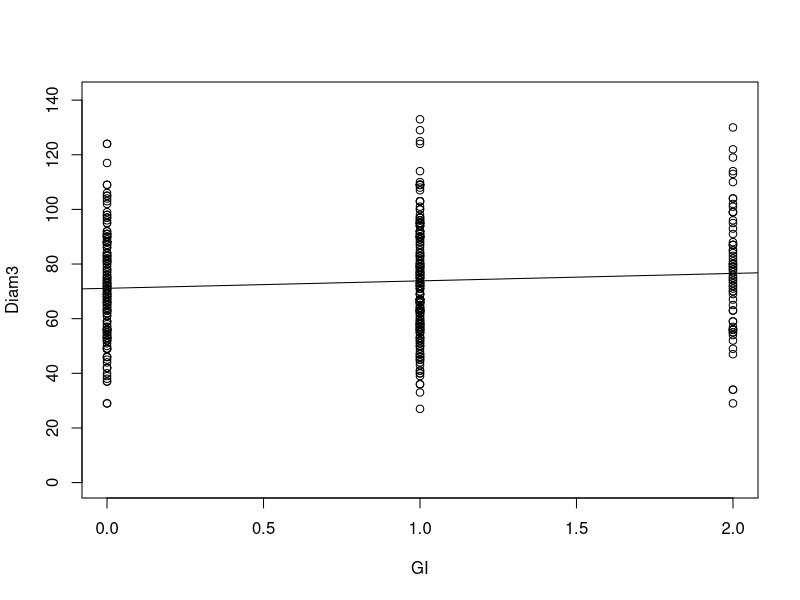
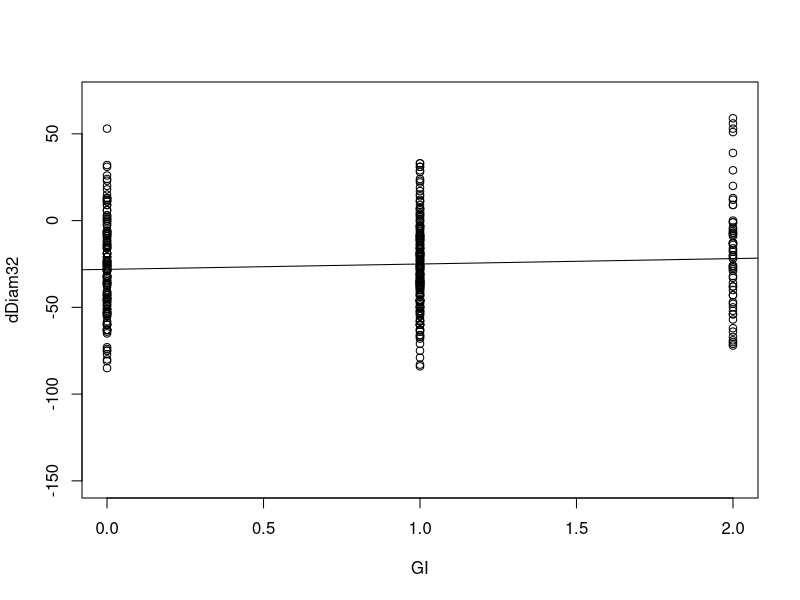
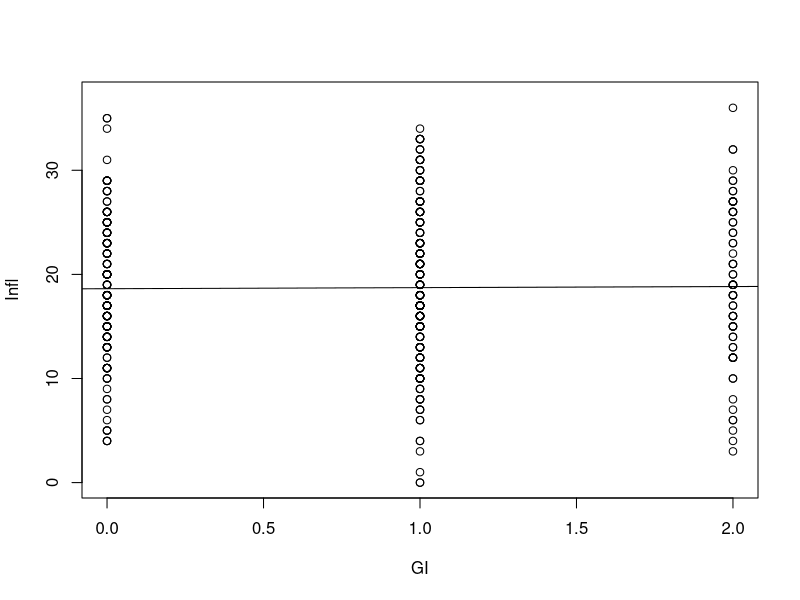
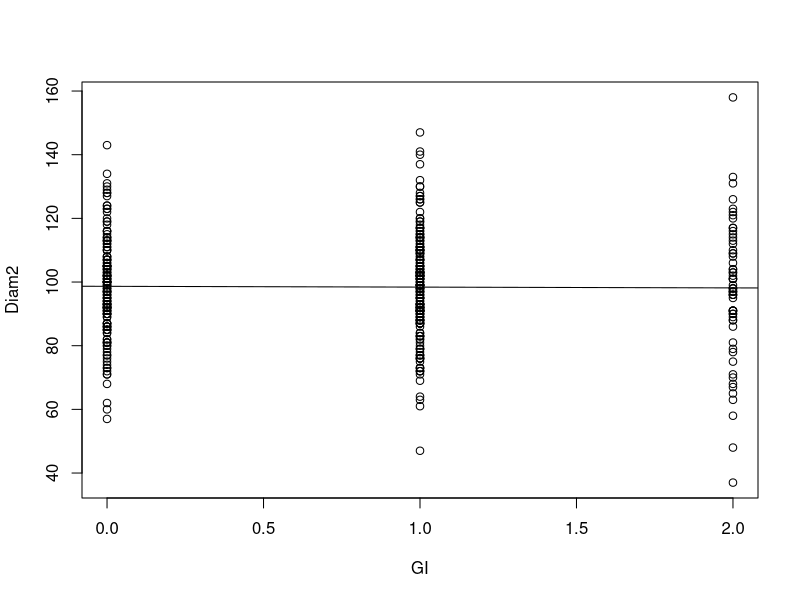
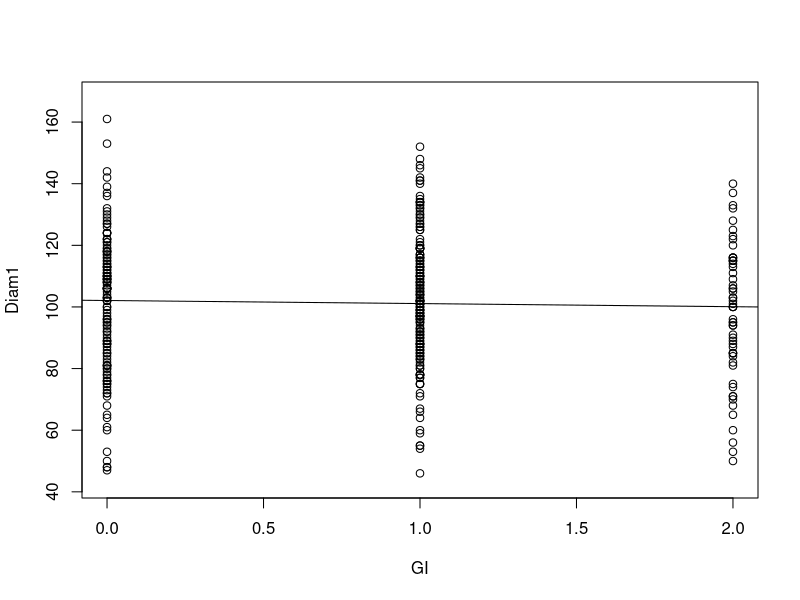
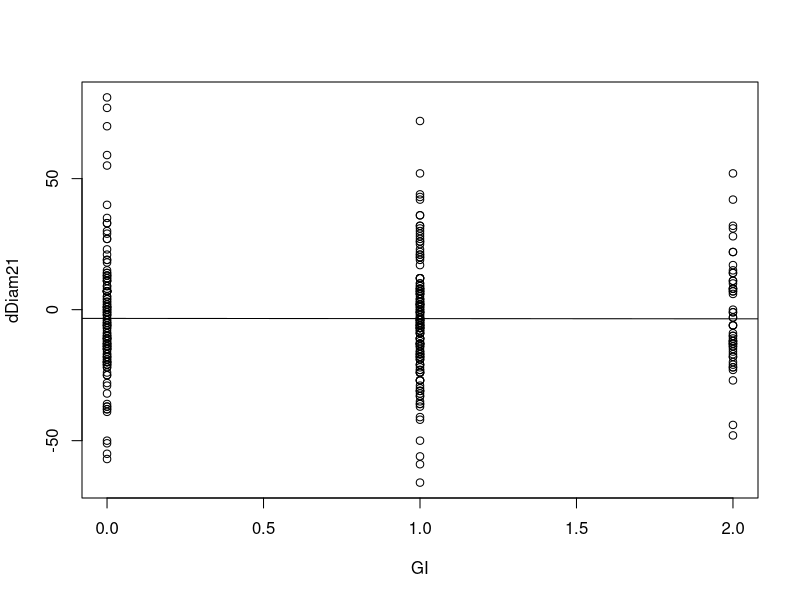
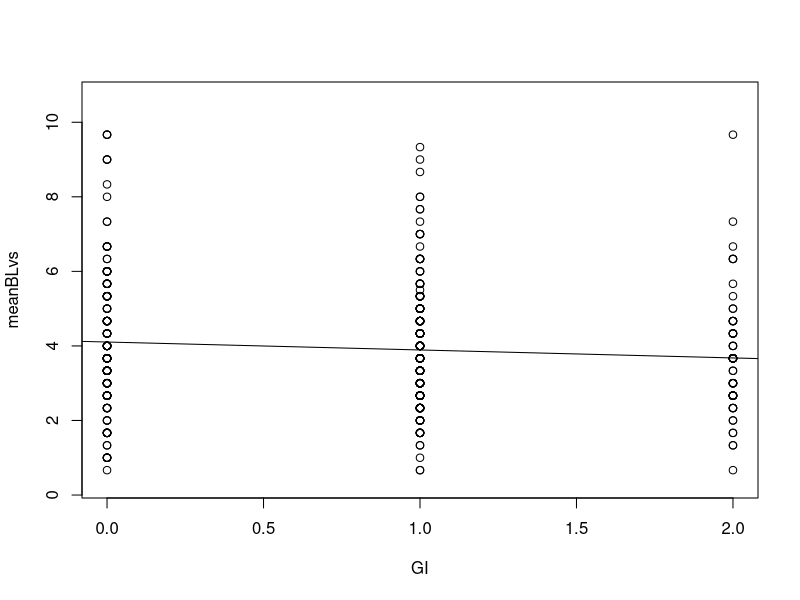
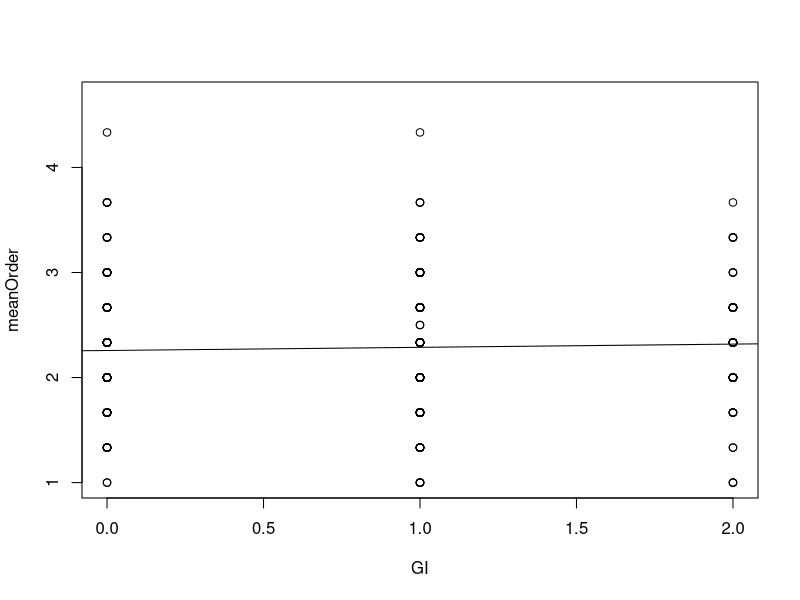

Write the R code that produced these figures, in order. (Note: this script raises an error after producing the figures.)
# Before reading CSV file into data frame,
#  copy the most recent version from parent directory:

mtDataAll <- read.csv("QTLStudyTraitAnalysis_survMarkers.csv", header=TRUE)

# Generate calculated fields:
mtDataAll$dDiam21 <- with(mtDataAll,Diam2 - Diam1)
mtDataAll$dDiam32 <- with(mtDataAll,Diam3 - Diam2)
mtDataAll$meanBLvs <- apply(mtDataAll[,c(12:14)],1,mean,na.rm=TRUE)
mtDataAll$meanOrder <- apply(mtDataAll[,c(15,18,21)],1,mean,na.rm=TRUE)
mtDataAll$meanBrNode <- apply(mtDataAll[,c(16,19,22)],1,mean,na.rm=TRUE)
mtDataAll$meanFlNode <- apply(mtDataAll[,c(17,20,23)],1,mean,na.rm=TRUE)

names(mtDataAll)
class(mtDataAll$Pop)
class(mtDataAll$Fam)
class(mtDataAll$PShootStatus0215)
class(mtDataAll$LShootStatus0215)
mtDataAll$Pop <- as.factor(mtDataAll$Pop)
mtDataAll$Fam <- as.factor(mtDataAll$Fam)
mtDataAll$PShootStatus0215 <- as.factor(mtDataAll$PShootStatus0215)
mtDataAll$LShootStatus0215 <- as.factor(mtDataAll$LShootStatus0215)

mtDataF2 <- with(mtDataAll,mtDataAll[Pop=="F2",]) # New dataframe with just the F2 plants.

names(mtDataF2)

# Decompose GI genotype into additive and dominance components:
mtDataF2$GIAdd <- mtDataF2$GI-1
mtDataF2$GIDom <- 1-abs(1-mtDataF2$GI)

# Calculate mean number of inflorescence branches:
mtDataF2$meanBrNumber <- mtDataF2$meanFlNode - mtDataF2$meanBrNode

# Single-trait regressions on GI genotype:

Diam3_mt <- lm(Diam3 ~ GI, data=mtDataF2)
summary(Diam3_mt)
plot(Diam3 ~ GI, data=mtDataF2)
abline(reg=Diam3_mt)

dD32_mt <- lm(dDiam32 ~ GI, data=mtDataF2)
summary(dD32_mt)
plot(dDiam32 ~ GI, data=mtDataF2)
abline(reg=dD32_mt)

Infl_mt <- lm(Infl ~ GI, data=mtDataF2)
summary(Infl_mt)
plot(Infl ~ GI, data=mtDataF2)
abline(reg=Infl_mt)

Diam2_mt <- lm(Diam2 ~ GI, data=mtDataF2)
summary(Diam2_mt)
plot(Diam2 ~ GI, data=mtDataF2)
abline(reg=Diam2_mt)

Diam1_mt <- lm(Diam1 ~ GI, data=mtDataF2)
summary(Diam1_mt)
plot(Diam1 ~ GI, data=mtDataF2)
abline(reg=Diam1_mt)

dD21_mt <- lm(dDiam21 ~ GI, data=mtDataF2)
summary(dD21_mt)
plot(dDiam21 ~ GI, data=mtDataF2)
abline(reg=dD21_mt)

BLvs_mt <- lm(meanBLvs ~ GI, data=mtDataF2)
summary(BLvs_mt)
plot(meanBLvs ~ GI, data=mtDataF2)
abline(reg=BLvs_mt)

Order_mt <- lm(meanOrder ~ GI, data=mtDataF2)
summary(Order_mt)
plot(meanOrder ~ GI, data=mtDataF2)
abline(reg=Order_mt)

Rating_mt <- lm(LatRating0215 ~ GI, data=mtDataF2)
summary(Rating_mt)
plot(LatRating0215 ~ GI, data=mtDataF2)
abline(reg=Rating_mt)

Rhiz_mt <- lm(Rhiz0615 ~ GI, data=mtDataF2)
summary(Rhiz_mt)
plot(Rhiz0615 ~ GI, data=mtDataF2)
abline(reg=Rhiz_mt)

Rhiz_mt_glm <- glm(Rhiz0615 ~ GI, family=binomial, data=mtDataF2)
summary(Rhiz_mt_glm)

FlNode_mt <- lm(meanFlNode ~ GI, data=mtDataF2)
summary(FlNode_mt)
plot(meanFlNode ~ GI, data=mtDataF2)
abline(reg=FlNode_mt)

BrNode_mt <- lm(meanBrNode ~ GI, data=mtDataF2)
summary(BrNode_mt)
plot(meanBrNode ~ GI, data=mtDataF2)
abline(reg=BrNode_mt)

BrNumber_mt <- lm(meanBrNumber ~ GI, data=mtDataF2)
summary(BrNumber_mt)

# ---------------------------------

table(mtDataF2[,c(7,32)])
table(mtDataF2[,c(6,32)])
levels(mtDataF2$PShootStatus0215)
levels(mtDataF2$LShootStatus0215)

# Regressions on GI additive and dominance components:

Diam1_AD <- lm(Diam1 ~ GIAdd + GIDom, data=mtDataF2)
summary(Diam1_AD)
plot(Diam1 ~ GIAdd + GIDom, data=mtDataF2)

Diam2_AD <- lm(Diam2 ~ GIAdd + GIDom, data=mtDataF2)
summary(Diam2_AD)

dD21_AD <- lm(dDiam21 ~ GIAdd + GIDom, data=mtDataF2)
summary(dD21_AD)

Diam3_AD <- lm(Diam3 ~ GIAdd + GIDom, data=mtDataF2)
summary(Diam3_AD)
drop1(Diam3_AD, test = "Chisq")

dD32_AD <- lm(dDiam32 ~ GIAdd + GIDom, data=mtDataF2)
summary(dD32_AD)

Infl_AD <- lm(Infl ~ GIAdd + GIDom, data=mtDataF2)
summary(Infl_AD)

BLvs_AD <- lm(meanBLvs ~ GIAdd + GIDom, data=mtDataF2)
summary(BLvs_AD)

Order_AD <- lm(meanOrder ~ GIAdd + GIDom, data=mtDataF2)
summary(Order_AD)

Rating_AD <- lm(LatRating0215 ~ GIAdd + GIDom, data=mtDataF2)
summary(Rating_AD)

Rhiz_AD <- lm(Rhiz0615 ~ GIAdd + GIDom, data=mtDataF2)
summary(Rhiz_AD)

Rhiz_AD_glm <- glm(Rhiz0615 ~ GIAdd + GIDom, family=binomial, data=mtDataF2)
summary(Rhiz_AD_glm)

FlNode_AD <- lm(meanFlNode ~ GIAdd + GIDom, data=mtDataF2)
summary(FlNode_AD)

BrNode_AD <- lm(meanBrNode ~ GIAdd + GIDom, data=mtDataF2)
summary(BrNode_AD)

table(mtDataF2[,c(7,32)])
table(mtDataF2[,c(6,32)])
levels(mtDataF2$PShootStatus0215)
levels(mtDataF2$LShootStatus0215)

# Make cross vector to correspond to which cross each F2 individual is from:
levels(mtDataF2$Fam)
crossNames <- c("A","A","B","B","B")
families <- c("AM","AS","BS","BS1","BS2")
cross <- crossNames[match(mtDataF2$Fam,families)]
length(cross)
length(mtDataF2$Fam) # Verify correct length for cross vector
names(mtDataF2)

# Test for effects of GI genotype * cross:
Diam1_ADxC <- lm(Diam1 ~ (GIAdd + GIDom)*cross, data=mtDataF2)
summary(Diam1_ADxC)
drop1(Diam1_ADxC, test="Chisq")

# Generate vectors specific to primary and lateral shoot bolting and flowering
#   and use for regression on GI genotype:

PBolted0215 <- as.numeric(c("NA",1,1,0,1)[match(mtDataF2$PShootStatus0215,
                                            levels(mtDataF2$PShootStatus0215))])
PFlowered0215 <- as.numeric(c("NA",0,1,0,1)[match(mtDataF2$PShootStatus0215,
                                                levels(mtDataF2$PShootStatus0215))])
LBolted0215 <- as.numeric(c("NA",1,1,0,1)[match(mtDataF2$LShootStatus0215,
                                                  levels(mtDataF2$LShootStatus0215))])
LFlowered0215 <- as.numeric(c("NA",0,1,0,1)[match(mtDataF2$LShootStatus0215,
                                                  levels(mtDataF2$LShootStatus0215))])

PBolted_AD <- lm(PBolted0215 ~ GIAdd + GIDom, data=mtDataF2)
summary(PBolted_AD)

PFlowered_AD <- lm(PFlowered0215 ~ GIAdd + GIDom, data=mtDataF2)
summary(PFlowered_AD)

LBolted_AD <- lm(LBolted0215 ~ GIAdd + GIDom, data=mtDataF2)
summary(LBolted_AD)

LFlowered_AD <- lm(LFlowered0215 ~ GIAdd + GIDom, data=mtDataF2)
summary(LFlowered_AD)


# Linear models with genotypes as categories:

GICat <- as.factor(mtDataF2$GI)
levels(GICat) <- c("SP/SP","SP/MA","MA/MA")

Diam3_mtCat <- lm(Diam3 ~ GICat, data=mtDataF2)
summary(Diam3_mtCat)
plot(Diam3 ~ GICat, data=mtDataF2)

dD32_mtCat <- lm(dDiam32 ~ GICat, data=mtDataF2)
summary(dD32_mtCat)
plot(dDiam32 ~ GICat, data=mtDataF2)

Diam1_mtCat <- lm(Diam1 ~ GICat, data=mtDataF2)
summary(Diam1_mtCat)
plot(Diam1 ~ GICat, data=mtDataF2)

Infl_mtCat <- lm(Infl ~ GICat, data=mtDataF2)
summary(Infl_mtCat)
plot(Infl ~ GICat, data=mtDataF2)

BLvs_mtCat <- lm(meanBLvs ~ GICat, data=mtDataF2)
summary(BLvs_mtCat)
plot(meanBLvs ~ GICat, data=mtDataF2)

Rating_mtCat <- lm(LatRating0215 ~ GICat, data=mtDataF2)
summary(Rating_mtCat)
plot(LatRating0215 ~ GICat, data=mtDataF2)

FlNode_mtCat <- lm(meanFlNode ~ GICat, data=mtDataF2)
summary(FlNode_mtCat)
plot(meanFlNode ~ GICat, data=mtDataF2)

BrNode_mtCat <- lm(meanBrNode ~ GICat, data=mtDataF2)
summary(BrNode_mtCat)
plot(meanBrNode ~ GICat, data=mtDataF2)

Order_mtCat <- lm(meanOrder ~ GICat, data=mtDataF2)
summary(Order_mtCat)
plot(meanOrder ~ GICat, data=mtDataF2)

Rhiz_mtCat <- lm(Rhiz0615 ~ GICat, data=mtDataF2)
summary(Rhiz_mtCat)
plot(Rhiz0615 ~ GICat, data=mtDataF2)


# Multiple regressions on GI genotype and possible "upstream" traits:
Infl_ADMultA <- lm(Infl ~ GIAdd + GIDom + Diam3, data=mtDataF2)
summary(Infl_ADMultA)
drop1(Infl_ADMultA, test="Chisq")

Diam3_ADMultA <- lm(Diam3 ~ GIAdd + GIDom + Infl, data=mtDataF2)
summary(Diam3_ADMultA)
drop1(Diam3_ADMultA, test="Chisq")

Infl_mtMultA <- lm(Infl ~ GI + dDiam32, data=mtDataF2)
summary(Infl_mtMultA)
drop1(Infl_mtMultA, test="Chisq")

Infl_mtMultI <- lm(Infl ~ GI*dDiam32, data=mtDataF2)
summary(Infl_mtMultI)
drop1(Infl_mtMultI, test="Chisq")

dD32_mtMultA <- lm(dDiam32 ~ GI + Infl, data=mtDataF2)
summary(dD32_mtMultA)
drop1(dD32_mtMultA, test="Chisq")

# Trait-only regressions:
Infl_D3 <- lm(Infl ~ Diam3, data=mtDataF2)
summary(Infl_D3)

D3_Infl <- lm(Diam3 ~ Infl, data=mtDataF2)
summary(D3_Infl)

Infl_dD32 <- lm(Infl ~ dDiam32, data=mtDataF2)
summary(Infl_dD32)

dD32_Infl <- lm(dDiam32 ~ Infl, data=mtDataF2)
summary(dD32_Infl)

ls()
sum(mtDataF2$GI,na.rm=TRUE)/mean(mtDataF2$GI,na.rm=TRUE)  # Gives count of genotyped plants

mtDataF2A <- with(mtDataF2, mtDataF2[Fam == "AM" | Fam == "AS",])
mtDataF2B <- with(mtDataF2, mtDataF2[Fam == "BS1" | Fam == "BS2",])

cytoA_Infl <- lm(Infl ~ Fam, data=mtDataF2A)
summary(cytoA_Infl)

InflxCytoA <- lm(Infl ~ GI*Fam, data = mtDataF2A)
summary(InflxCytoA)

levels(mtDataF2$Fam)

# Make cross vector to correspond to which cross each F2 individual is from:
levels(traitDataF2$Fam)
crossNames <- c("A","A","B","B","B")
families <- c("AM","AS","BS","BS1","BS2")
cross <- crossNames[match(mtDataF2$Fam,families)]
length(cross)
length(mtDataF2$Fam) # Verify correct length for cross vector
names(mtDataF2)

# Test for cross effect in combination with PIN region effects:
Infl_mtCross <- lm(Infl ~ GI*cross, data=mtDataF2)
summary(Infl_mtCross)

Diam3_mtCross <- lm(Diam3 ~ GI*cross, data=mtDataF2)
summary(Diam3_mtCross)
drop1(Diam3_mtCross, test = "Chisq")

# PC Analysis

PCTraitsF2dExt <- mtDataF2[,c(5,27,31,24,41,30,39,40)]
PCTraitsF2dExtTrim <- na.omit(PCTraitsF2dExt)
length(PCTraitsF2dExtTrim[,1])

names(PCTraitsF2dExtTrim)

PCModelF2dExt <- prcomp(PCTraitsF2dExtTrim, scale.=TRUE)
summary(PCModelF2dExt)
PCModelF2dExt$rotation

PCPredictF2 <- predict(PCModelF2dExt, newdata = mtDataF2)
mtDataF2 <- cbind(mtDataF2, PCPredictF2)
mtDataF2 <- mtDataF2[,c(1:55)]
names(mtDataF2)

PC1_PIN <- lm(PC1 ~ PIN_combined, data = mtDataF2)
summary(PC1_PIN)

PC1_SOC1 <- lm(PC1 ~ SOC1, data = mtDataF2)
summary(PC1_SOC1)

PC2_SOC1 <- lm(PC2 ~ SOC1, data = mtDataF2)
summary(PC2_SOC1)

PC3_SOC1 <- lm(PC3 ~ SOC1, data = mtDataF2)
summary(PC3_SOC1)

PC4_SOC1 <- lm(PC4 ~ SOC1, data = mtDataF2)
summary(PC4_SOC1)
